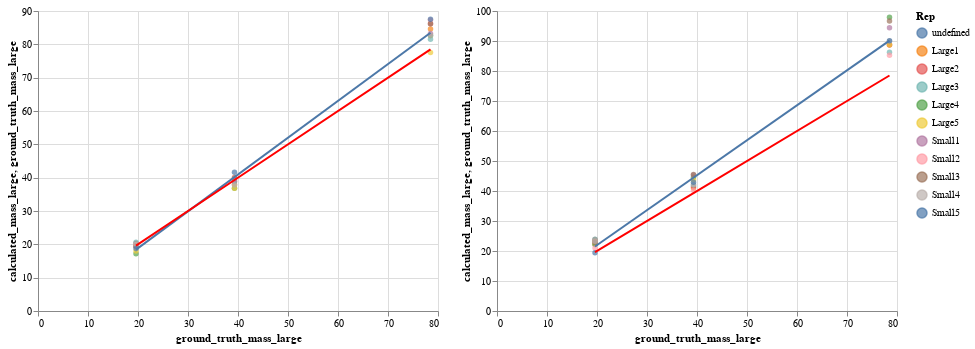

Here is the notebook cell this chart was saved with:
### Code cell
PP2_large = chart_plot_large(PP2)
PP3_large = chart_plot_large(PP3)
PP2_large | PP3_large

### Figure 1 — Vega-Lite specification as saved in the notebook (floating-point values rounded to 4 significant figures)
{"config": {"view": {"continuousWidth": 400, "continuousHeight": 300}}, "hconcat": [{"layer": [{"mark": "circle", "encoding": {"color": {"type": "nominal", "field": "Rep"}, "tooltip": [{"type": "quantitative", "field": "ground_truth_volume_large"}, {"type": "quantitative", "field": "calculated_volume_large"}, {"type": "nominal", "field": "Rep"}], "x": {"type": "quantitative", "field": "ground_truth_mass_large"}, "y": {"type": "quantitative", "field": "calculated_mass_large"}}}, {"mark": "line", "encoding": {"color": {"type": "nominal", "field": "Rep"}, "tooltip": [{"type": "quantitative", "field": "ground_truth_volume_large"}, {"type": "quantitative", "field": "calculated_volume_large"}, {"type": "nominal", "field": "Rep"}], "x": {"type": "quantitative", "field": "ground_truth_mass_large"}, "y": {"type": "quantitative", "field": "calculated_mass_large"}}, "transform": [{"on": "ground_truth_mass_large", "regression": "calculated_mass_large", "method": "linear"}]}, {"mark": {"type": "line", "color": "red"}, "encoding": {"x": {"type": "quantitative", "field": "ground_truth_mass_large"}, "y": {"type": "quantitative", "field": "ground_truth_mass_large"}}}], "data": {"name": "data-06812c7701d94fb02baf5d9dd1ad3a30"}}, {"layer": [{"mark": "circle", "encoding": {"color": {"type": "nominal", "field": "Rep"}, "tooltip": [{"type": "quantitative", "field": "ground_truth_volume_large"}, {"type": "quantitative", "field": "calculated_volume_large"}, {"type": "nominal", "field": "Rep"}], "x": {"type": "quantitative", "field": "ground_truth_mass_large"}, "y": {"type": "quantitative", "field": "calculated_mass_large"}}}, {"mark": "line", "encoding": {"color": {"type": "nominal", "field": "Rep"}, "tooltip": [{"type": "quantitative", "field": "ground_truth_volume_large"}, {"type": "quantitative", "field": "calculated_volume_large"}, {"type": "nominal", "field": "Rep"}], "x": {"type": "quantitative", "field": "ground_truth_mass_large"}, "y": {"type": "quantitative", "field": "calculated_mass_large"}}, "transform": [{"on": "ground_truth_mass_large", "regression": "calculated_mass_large", "method": "linear"}]}, {"mark": {"type": "line", "color": "red"}, "encoding": {"x": {"type": "quantitative", "field": "ground_truth_mass_large"}, "y": {"type": "quantitative", "field": "ground_truth_mass_large"}}}], "data": {"name": "data-29f836ef7b03879444176699dbf3efbd"}}], "$schema": "https://vega.github.io/schema/vega-lite/v4.8.1.json", "datasets": {"data-06812c7701d94fb02baf5d9dd1ad3a30": [{"inserts": "Low Density", "ground_truth_volume_large": 98.2, "calculated_volume_large": 96.87, "ground_truth_volume_medium": 21.2, "calculated_volume_medium": 22.93, "ground_truth_volume_small": 0.8, "calculated_volume_small": 0.506, "ground_truth_mass_large": 19.6, "calculated_mass_large": 19.37, "ground_truth_mass_medium": 4.2, "calculated_mass_medium": 4.587, "ground_truth_mass_small": 0.2, "calculated_mass_small": 0.1012, "Rep": "Large1"}, {"inserts": "Medium Density", "ground_truth_volume_large": 98.2, "calculated_volume_large": 94.94, "ground_truth_volume_medium": 21.2, "calculated_volume_medium": 16.15, "ground_truth_volume_small": 0.8, "calculated_volume_small": 0.0, "ground_truth_mass_large": 39.3, "calculated_mass_large": 37.98, "ground_truth_mass_medium": 8.5, "calculated_mass_medium": 6.461, "ground_truth_mass_small": 0.3, "calculated_mass_small": 0.0, "Rep": "Large1"}, {"inserts": "High Density", "ground_truth_volume_large": 98.2, "calculated_volume_large": 105.7, "ground_truth_volume_medium": 21.2, "calculated_volume_medium": 18.25, "ground_truth_volume_small": 0.8, "calculated_volume_small": 0.7718, "ground_truth_mass_large": 78.5, "calculated_mass_large": 84.58, "ground_truth_mass_medium": 17.0, "calculated_mass_medium": 14.6, "ground_truth_mass_small": 0.6, "calculated_mass_small": 0.6174, "Rep": "Large1"}, {"inserts": "Low Density", "ground_truth_volume_large": 98.2, "calculated_volume_large": 101.7, "ground_truth_volume_medium": 21.2, "calculated_volume_medium": 22.47, "ground_truth_volume_small": 0.8, "calculated_volume_small": 0.1434, "ground_truth_mass_large": 19.6, "calculated_mass_large": 20.34, "ground_truth_mass_medium": 4.2, "calculated_mass_medium": 4.494, "ground_truth_mass_small": 0.2, "calculated_mass_small": 0.02867, "Rep": "Large2"}, {"inserts": "Medium Density", "ground_truth_volume_large": 98.2, "calculated_volume_large": 97.1, "ground_truth_volume_medium": 21.2, "calculated_volume_medium": 16.93, "ground_truth_volume_small": 0.8, "calculated_volume_small": 0.3074, "ground_truth_mass_large": 39.3, "calculated_mass_large": 38.84, "ground_truth_mass_medium": 8.5, "calculated_mass_medium": 6.773, "ground_truth_mass_small": 0.3, "calculated_mass_small": 0.1229, "Rep": "Large2"}, {"inserts": "High Density", "ground_truth_volume_large": 98.2, "calculated_volume_large": 107.7, "ground_truth_volume_medium": 21.2, "calculated_volume_medium": 18.65, "ground_truth_volume_small": 0.8, "calculated_volume_small": 1.363, "ground_truth_mass_large": 78.5, "calculated_mass_large": 86.16, "ground_truth_mass_medium": 17.0, "calculated_mass_medium": 14.92, "ground_truth_mass_small": 0.6, "calculated_mass_small": 1.09, "Rep": "Large2"}, {"inserts": "Low Density", "ground_truth_volume_large": 98.2, "calculated_volume_large": 103.3, "ground_truth_volume_medium": 21.2, "calculated_volume_medium": 23.24, "ground_truth_volume_small": 0.8, "calculated_volume_small": 0.1075, "ground_truth_mass_large": 19.6, "calculated_mass_large": 20.65, "ground_truth_mass_medium": 4.2, "calculated_mass_medium": 4.647, "ground_truth_mass_small": 0.2, "calculated_mass_small": 0.02151, "Rep": "Large3"}, {"inserts": "Medium Density", "ground_truth_volume_large": 98.2, "calculated_volume_large": 96.88, "ground_truth_volume_medium": 21.2, "calculated_volume_medium": 14.61, "ground_truth_volume_small": 0.8, "calculated_volume_small": 0.6587, "ground_truth_mass_large": 39.3, "calculated_mass_large": 38.75, "ground_truth_mass_medium": 8.5, "calculated_mass_medium": 5.843, "ground_truth_mass_small": 0.3, "calculated_mass_small": 0.2635, "Rep": "Large3"}, {"inserts": "High Density", "ground_truth_volume_large": 98.2, "calculated_volume_large": 101.9, "ground_truth_volume_medium": 21.2, "calculated_volume_medium": 18.12, "ground_truth_volume_small": 0.8, "calculated_volume_small": 1.281, "ground_truth_mass_large": 78.5, "calculated_mass_large": 81.52, "ground_truth_mass_medium": 17.0, "calculated_mass_medium": 14.5, "ground_truth_mass_small": 0.6, "calculated_mass_small": 1.024, "Rep": "Large3"}, {"inserts": "Low Density", "ground_truth_volume_large": 98.2, "calculated_volume_large": 85.94, "ground_truth_volume_medium": 21.2, "calculated_volume_medium": 28.15, "ground_truth_volume_small": 0.8, "calculated_volume_small": 0.0, "ground_truth_mass_large": 19.6, "calculated_mass_large": 17.19, "ground_truth_mass_medium": 4.2, "calculated_mass_medium": 5.63, "ground_truth_mass_small": 0.2, "calculated_mass_small": 0.0, "Rep": "Large4"}, {"inserts": "Medium Density", "ground_truth_volume_large": 98.2, "calculated_volume_large": 92.03, "ground_truth_volume_medium": 21.2, "calculated_volume_medium": 15.1, "ground_truth_volume_small": 0.8, "calculated_volume_small": 0.6156, "ground_truth_mass_large": 39.3, "calculated_mass_large": 36.81, "ground_truth_mass_medium": 8.5, "calculated_mass_medium": 6.042, "ground_truth_mass_small": 0.3, "calculated_mass_small": 0.2463, "Rep": "Large4"}, {"inserts": "High Density", "ground_truth_volume_large": 98.2, "calculated_volume_large": 103.3, "ground_truth_volume_medium": 21.2, "calculated_volume_medium": 14.77, "ground_truth_volume_small": 0.8, "calculated_volume_small": 0.5921, "ground_truth_mass_large": 78.5, "calculated_mass_large": 82.63, "ground_truth_mass_medium": 17.0, "calculated_mass_medium": 11.82, "ground_truth_mass_small": 0.6, "calculated_mass_small": 0.4737, "Rep": "Large4"}, {"inserts": "Low Density", "ground_truth_volume_large": 98.2, "calculated_volume_large": 89.89, "ground_truth_volume_medium": 21.2, "calculated_volume_medium": 16.74, "ground_truth_volume_small": 0.8, "calculated_volume_small": 0.6315, "ground_truth_mass_large": 19.6, "calculated_mass_large": 17.98, "ground_truth_mass_medium": 4.2, "calculated_mass_medium": 3.349, "ground_truth_mass_small": 0.2, "calculated_mass_small": 0.1263, "Rep": "Large5"}, {"inserts": "Medium Density", "ground_truth_volume_large": 98.2, "calculated_volume_large": 92.07, "ground_truth_volume_medium": 21.2, "calculated_volume_medium": 19.45, "ground_truth_volume_small": 0.8, "calculated_volume_small": 0.0, "ground_truth_mass_large": 39.3, "calculated_mass_large": 36.83, "ground_truth_mass_medium": 8.5, "calculated_mass_medium": 7.78, "ground_truth_mass_small": 0.3, "calculated_mass_small": 0.0, "Rep": "Large5"}, {"inserts": "High Density", "ground_truth_volume_large": 98.2, "calculated_volume_large": 96.91, "ground_truth_volume_medium": 21.2, "calculated_volume_medium": 18.4, "ground_truth_volume_small": 0.8, "calculated_volume_small": 1.766, "ground_truth_mass_large": 78.5, "calculated_mass_large": 77.53, "ground_truth_mass_medium": 17.0, "calculated_mass_medium": 14.72, "ground_truth_mass_small": 0.6, "calculated_mass_small": 1.413, "Rep": "Large5"}, {"inserts": "Low Density", "ground_truth_volume_large": 98.2, "calculated_volume_large": 97.19, "ground_truth_volume_medium": 21.2, "calculated_volume_medium": 21.81, "ground_truth_volume_small": 0.8, "calculated_volume_small": 0.1902, "ground_truth_mass_large": 19.6, "calculated_mass_large": 19.44, "ground_truth_mass_medium": 4.2, "calculated_mass_medium": 4.362, "ground_truth_mass_small": 0.2, "calculated_mass_small": 0.03804, "Rep": "Small1"}, {"inserts": "Medium Density", "ground_truth_volume_large": 98.2, "calculated_volume_large": 98.41, "ground_truth_volume_medium": 21.2, "calculated_volume_medium": 18.27, "ground_truth_volume_small": 0.8, "calculated_volume_small": 0.4202, "ground_truth_mass_large": 39.3, "calculated_mass_large": 39.36, "ground_truth_mass_medium": 8.5, "calculated_mass_medium": 7.309, "ground_truth_mass_small": 0.3, "calculated_mass_small": 0.1681, "Rep": "Small1"}, {"inserts": "High Density", "ground_truth_volume_large": 98.2, "calculated_volume_large": 104.1, "ground_truth_volume_medium": 21.2, "calculated_volume_medium": 19.66, "ground_truth_volume_small": 0.8, "calculated_volume_small": 0.5464, "ground_truth_mass_large": 78.5, "calculated_mass_large": 83.28, "ground_truth_mass_medium": 17.0, "calculated_mass_medium": 15.73, "ground_truth_mass_small": 0.6, "calculated_mass_small": 0.4371, "Rep": "Small1"}, {"inserts": "Low Density", "ground_truth_volume_large": 98.2, "calculated_volume_large": 99.04, "ground_truth_volume_medium": 21.2, "calculated_volume_medium": 22.89, "ground_truth_volume_small": 0.8, "calculated_volume_small": 0.2292, "ground_truth_mass_large": 19.6, "calculated_mass_large": 19.81, "ground_truth_mass_medium": 4.2, "calculated_mass_medium": 4.578, "ground_truth_mass_small": 0.2, "calculated_mass_small": 0.04584, "Rep": "Small2"}, {"inserts": "Medium Density", "ground_truth_volume_large": 98.2, "calculated_volume_large": 100.4, "ground_truth_volume_medium": 21.2, "calculated_volume_medium": 18.98, "ground_truth_volume_small": 0.8, "calculated_volume_small": 0.2384, "ground_truth_mass_large": 39.3, "calculated_mass_large": 40.16, "ground_truth_mass_medium": 8.5, "calculated_mass_medium": 7.594, "ground_truth_mass_small": 0.3, "calculated_mass_small": 0.09535, "Rep": "Small2"}, {"inserts": "High Density", "ground_truth_volume_large": 98.2, "calculated_volume_large": 109.2, "ground_truth_volume_medium": 21.2, "calculated_volume_medium": 20.32, "ground_truth_volume_small": 0.8, "calculated_volume_small": 0.6208, "ground_truth_mass_large": 78.5, "calculated_mass_large": 87.33, "ground_truth_mass_medium": 17.0, "calculated_mass_medium": 16.26, "ground_truth_mass_small": 0.6, "calculated_mass_small": 0.4967, "Rep": "Small2"}, {"inserts": "Low Density", "ground_truth_volume_large": 98.2, "calculated_volume_large": 97.97, "ground_truth_volume_medium": 21.2, "calculated_volume_medium": 17.48, "ground_truth_volume_small": 0.8, "calculated_volume_small": 0.4138, "ground_truth_mass_large": 19.6, "calculated_mass_large": 19.59, "ground_truth_mass_medium": 4.2, "calculated_mass_medium": 3.496, "ground_truth_mass_small": 0.2, "calculated_mass_small": 0.08275, "Rep": "Small3"}, {"inserts": "Medium Density", "ground_truth_volume_large": 98.2, "calculated_volume_large": 100.0, "ground_truth_volume_medium": 21.2, "calculated_volume_medium": 18.7, "ground_truth_volume_small": 0.8, "calculated_volume_small": 0.05777, "ground_truth_mass_large": 39.3, "calculated_mass_large": 40.02, "ground_truth_mass_medium": 8.5, "calculated_mass_medium": 7.478, "ground_truth_mass_small": 0.3, "calculated_mass_small": 0.02311, "Rep": "Small3"}, {"inserts": "High Density", "ground_truth_volume_large": 98.2, "calculated_volume_large": 107.7, "ground_truth_volume_medium": 21.2, "calculated_volume_medium": 18.32, "ground_truth_volume_small": 0.8, "calculated_volume_small": 0.3872, "ground_truth_mass_large": 78.5, "calculated_mass_large": 86.14, "ground_truth_mass_medium": 17.0, "calculated_mass_medium": 14.66, "ground_truth_mass_small": 0.6, "calculated_mass_small": 0.3098, "Rep": "Small3"}, {"inserts": "Low Density", "ground_truth_volume_large": 98.2, "calculated_volume_large": 99.26, "ground_truth_volume_medium": 21.2, "calculated_volume_medium": 18.66, "ground_truth_volume_small": 0.8, "calculated_volume_small": 0.1594, "ground_truth_mass_large": 19.6, "calculated_mass_large": 19.85, "ground_truth_mass_medium": 4.2, "calculated_mass_medium": 3.731, "ground_truth_mass_small": 0.2, "calculated_mass_small": 0.03189, "Rep": "Small4"}, {"inserts": "Medium Density", "ground_truth_volume_large": 98.2, "calculated_volume_large": 94.44, "ground_truth_volume_medium": 21.2, "calculated_volume_medium": 17.64, "ground_truth_volume_small": 0.8, "calculated_volume_small": 0.0, "ground_truth_mass_large": 39.3, "calculated_mass_large": 37.78, "ground_truth_mass_medium": 8.5, "calculated_mass_medium": 7.058, "ground_truth_mass_small": 0.3, "calculated_mass_small": 0.0, "Rep": "Small4"}, {"inserts": "High Density", "ground_truth_volume_large": 98.2, "calculated_volume_large": 103.4, "ground_truth_volume_medium": 21.2, "calculated_volume_medium": 18.13, "ground_truth_volume_small": 0.8, "calculated_volume_small": 0.8635, "ground_truth_mass_large": 78.5, "calculated_mass_large": 82.68, "ground_truth_mass_medium": 17.0, "calculated_mass_medium": 14.5, "ground_truth_mass_small": 0.6, "calculated_mass_small": 0.6908, "Rep": "Small4"}, {"inserts": "Low Density", "ground_truth_volume_large": 98.2, "calculated_volume_large": 93.72, "ground_truth_volume_medium": 21.2, "calculated_volume_medium": 20.03, "ground_truth_volume_small": 0.8, "calculated_volume_small": 0.468, "ground_truth_mass_large": 19.6, "calculated_mass_large": 18.74, "ground_truth_mass_medium": 4.2, "calculated_mass_medium": 4.006, "ground_truth_mass_small": 0.2, "calculated_mass_small": 0.09361, "Rep": "Small5"}, {"inserts": "Medium Density", "ground_truth_volume_large": 98.2, "calculated_volume_large": 104.0, "ground_truth_volume_medium": 21.2, "calculated_volume_medium": 18.36, "ground_truth_volume_small": 0.8, "calculated_volume_small": 0.0, "ground_truth_mass_large": 39.3, "calculated_mass_large": 41.6, "ground_truth_mass_medium": 8.5, "calculated_mass_medium": 7.344, "ground_truth_mass_small": 0.3, "calculated_mass_small": 0.0, "Rep": "Small5"}, {"inserts": "High Density", "ground_truth_volume_large": 98.2, "calculated_volume_large": 109.4, "ground_truth_volume_medium": 21.2, "calculated_volume_medium": 19.31, "ground_truth_volume_small": 0.8, "calculated_volume_small": 0.6122, "ground_truth_mass_large": 78.5, "calculated_mass_large": 87.55, "ground_truth_mass_medium": 17.0, "calculated_mass_medium": 15.45, "ground_truth_mass_small": 0.6, "calculated_mass_small": 0.4898, "Rep": "Small5"}], "data-29f836ef7b03879444176699dbf3efbd": [{"inserts": "Low Density", "ground_truth_volume_large": 98.2, "calculated_volume_large": 111.8, "ground_truth_volume_medium": 21.2, "calculated_volume_medium": 26.49, "ground_truth_volume_small": 0.8, "calculated_volume_small": 0.531, "ground_truth_mass_large": 19.6, "calculated_mass_large": 22.35, "ground_truth_mass_medium": 4.2, "calculated_mass_medium": 5.297, "ground_truth_mass_small": 0.2, "calculated_mass_small": 0.1062, "Rep": "Large1"}, {"inserts": "Medium Density", "ground_truth_volume_large": 98.2, "calculated_volume_large": 102.5, "ground_truth_volume_medium": 21.2, "calculated_volume_medium": 17.45, "ground_truth_volume_small": 0.8, "calculated_volume_small": 0.0, "ground_truth_mass_large": 39.3, "calculated_mass_large": 41.0, "ground_truth_mass_medium": 8.5, "calculated_mass_medium": 6.982, "ground_truth_mass_small": 0.3, "calculated_mass_small": 0.0, "Rep": "Large1"}, {"inserts": "High Density", "ground_truth_volume_large": 98.2, "calculated_volume_large": 110.9, "ground_truth_volume_medium": 21.2, "calculated_volume_medium": 19.16, "ground_truth_volume_small": 0.8, "calculated_volume_small": 0.8101, "ground_truth_mass_large": 78.5, "calculated_mass_large": 88.71, "ground_truth_mass_medium": 17.0, "calculated_mass_medium": 15.32, "ground_truth_mass_small": 0.6, "calculated_mass_small": 0.648, "Rep": "Large1"}, {"inserts": "Low Density", "ground_truth_volume_large": 98.2, "calculated_volume_large": 119.3, "ground_truth_volume_medium": 21.2, "calculated_volume_medium": 26.29, "ground_truth_volume_small": 0.8, "calculated_volume_small": 0.1476, "ground_truth_mass_large": 19.6, "calculated_mass_large": 23.85, "ground_truth_mass_medium": 4.2, "calculated_mass_medium": 5.259, "ground_truth_mass_small": 0.2, "calculated_mass_small": 0.02951, "Rep": "Large2"}, {"inserts": "Medium Density", "ground_truth_volume_large": 98.2, "calculated_volume_large": 103.7, "ground_truth_volume_medium": 21.2, "calculated_volume_medium": 18.1, "ground_truth_volume_small": 0.8, "calculated_volume_small": 0.3164, "ground_truth_mass_large": 39.3, "calculated_mass_large": 41.5, "ground_truth_mass_medium": 8.5, "calculated_mass_medium": 7.238, "ground_truth_mass_small": 0.3, "calculated_mass_small": 0.1265, "Rep": "Large2"}, {"inserts": "High Density", "ground_truth_volume_large": 98.2, "calculated_volume_large": 110.8, "ground_truth_volume_medium": 21.2, "calculated_volume_medium": 19.19, "ground_truth_volume_small": 0.8, "calculated_volume_small": 1.403, "ground_truth_mass_large": 78.5, "calculated_mass_large": 88.64, "ground_truth_mass_medium": 17.0, "calculated_mass_medium": 15.35, "ground_truth_mass_small": 0.6, "calculated_mass_small": 1.122, "Rep": "Large2"}, {"inserts": "Low Density", "ground_truth_volume_large": 98.2, "calculated_volume_large": 119.4, "ground_truth_volume_medium": 21.2, "calculated_volume_medium": 26.86, "ground_truth_volume_small": 0.8, "calculated_volume_small": 0.1139, "ground_truth_mass_large": 19.6, "calculated_mass_large": 23.88, "ground_truth_mass_medium": 4.2, "calculated_mass_medium": 5.372, "ground_truth_mass_small": 0.2, "calculated_mass_small": 0.02277, "Rep": "Large3"}, {"inserts": "Medium Density", "ground_truth_volume_large": 98.2, "calculated_volume_large": 105.1, "ground_truth_volume_medium": 21.2, "calculated_volume_medium": 15.88, "ground_truth_volume_small": 0.8, "calculated_volume_small": 0.6973, "ground_truth_mass_large": 39.3, "calculated_mass_large": 42.06, "ground_truth_mass_medium": 8.5, "calculated_mass_medium": 6.352, "ground_truth_mass_small": 0.3, "calculated_mass_small": 0.2789, "Rep": "Large3"}, {"inserts": "High Density", "ground_truth_volume_large": 98.2, "calculated_volume_large": 107.8, "ground_truth_volume_medium": 21.2, "calculated_volume_medium": 19.18, "ground_truth_volume_small": 0.8, "calculated_volume_small": 1.356, "ground_truth_mass_large": 78.5, "calculated_mass_large": 86.25, "ground_truth_mass_medium": 17.0, "calculated_mass_medium": 15.35, "ground_truth_mass_small": 0.6, "calculated_mass_small": 1.085, "Rep": "Large3"}, {"inserts": "Low Density", "ground_truth_volume_large": 98.2, "calculated_volume_large": 110.7, "ground_truth_volume_medium": 21.2, "calculated_volume_medium": 35.68, "ground_truth_volume_small": 0.8, "calculated_volume_small": 0.0, "ground_truth_mass_large": 19.6, "calculated_mass_large": 22.13, "ground_truth_mass_medium": 4.2, "calculated_mass_medium": 7.137, "ground_truth_mass_small": 0.2, "calculated_mass_small": 0.0, "Rep": "Large4"}, {"inserts": "Medium Density", "ground_truth_volume_large": 98.2, "calculated_volume_large": 111.4, "ground_truth_volume_medium": 21.2, "calculated_volume_medium": 18.33, "ground_truth_volume_small": 0.8, "calculated_volume_small": 0.7302, "ground_truth_mass_large": 39.3, "calculated_mass_large": 44.56, "ground_truth_mass_medium": 8.5, "calculated_mass_medium": 7.332, "ground_truth_mass_small": 0.3, "calculated_mass_small": 0.2921, "Rep": "Large4"}, {"inserts": "High Density", "ground_truth_volume_large": 98.2, "calculated_volume_large": 122.4, "ground_truth_volume_medium": 21.2, "calculated_volume_medium": 17.56, "ground_truth_volume_small": 0.8, "calculated_volume_small": 0.7033, "ground_truth_mass_large": 78.5, "calculated_mass_large": 97.88, "ground_truth_mass_medium": 17.0, "calculated_mass_medium": 14.05, "ground_truth_mass_small": 0.6, "calculated_mass_small": 0.5627, "Rep": "Large4"}, {"inserts": "Low Density", "ground_truth_volume_large": 98.2, "calculated_volume_large": 115.8, "ground_truth_volume_medium": 21.2, "calculated_volume_medium": 21.52, "ground_truth_volume_small": 0.8, "calculated_volume_small": 0.7238, "ground_truth_mass_large": 19.6, "calculated_mass_large": 23.16, "ground_truth_mass_medium": 4.2, "calculated_mass_medium": 4.303, "ground_truth_mass_small": 0.2, "calculated_mass_small": 0.1448, "Rep": "Large5"}, {"inserts": "Medium Density", "ground_truth_volume_large": 98.2, "calculated_volume_large": 109.1, "ground_truth_volume_medium": 21.2, "calculated_volume_medium": 22.99, "ground_truth_volume_small": 0.8, "calculated_volume_small": 0.0, "ground_truth_mass_large": 39.3, "calculated_mass_large": 43.64, "ground_truth_mass_medium": 8.5, "calculated_mass_medium": 9.198, "ground_truth_mass_small": 0.3, "calculated_mass_small": 0.0, "Rep": "Large5"}, {"inserts": "High Density", "ground_truth_volume_large": 98.2, "calculated_volume_large": 110.9, "ground_truth_volume_medium": 21.2, "calculated_volume_medium": 21.1, "ground_truth_volume_small": 0.8, "calculated_volume_small": 2.022, "ground_truth_mass_large": 78.5, "calculated_mass_large": 88.75, "ground_truth_mass_medium": 17.0, "calculated_mass_medium": 16.88, "ground_truth_mass_small": 0.6, "calculated_mass_small": 1.618, "Rep": "Large5"}, {"inserts": "Low Density", "ground_truth_volume_large": 98.2, "calculated_volume_large": 115.9, "ground_truth_volume_medium": 21.2, "calculated_volume_medium": 25.95, "ground_truth_volume_small": 0.8, "calculated_volume_small": 0.2158, "ground_truth_mass_large": 19.6, "calculated_mass_large": 23.19, "ground_truth_mass_medium": 4.2, "calculated_mass_medium": 5.191, "ground_truth_mass_small": 0.2, "calculated_mass_small": 0.04316, "Rep": "Small1"}, {"inserts": "Medium Density", "ground_truth_volume_large": 98.2, "calculated_volume_large": 113.3, "ground_truth_volume_medium": 21.2, "calculated_volume_medium": 21.04, "ground_truth_volume_small": 0.8, "calculated_volume_small": 0.4767, "ground_truth_mass_large": 39.3, "calculated_mass_large": 45.32, "ground_truth_mass_medium": 8.5, "calculated_mass_medium": 8.418, "ground_truth_mass_small": 0.3, "calculated_mass_small": 0.1907, "Rep": "Small1"}, {"inserts": "High Density", "ground_truth_volume_large": 98.2, "calculated_volume_large": 118.0, "ground_truth_volume_medium": 21.2, "calculated_volume_medium": 22.3, "ground_truth_volume_small": 0.8, "calculated_volume_small": 0.6198, "ground_truth_mass_large": 78.5, "calculated_mass_large": 94.39, "ground_truth_mass_medium": 17.0, "calculated_mass_medium": 17.84, "ground_truth_mass_small": 0.6, "calculated_mass_small": 0.4959, "Rep": "Small1"}, {"inserts": "Low Density", "ground_truth_volume_large": 98.2, "calculated_volume_large": 105.2, "ground_truth_volume_medium": 21.2, "calculated_volume_medium": 24.31, "ground_truth_volume_small": 0.8, "calculated_volume_small": 0.2236, "ground_truth_mass_large": 19.6, "calculated_mass_large": 21.04, "ground_truth_mass_medium": 4.2, "calculated_mass_medium": 4.862, "ground_truth_mass_small": 0.2, "calculated_mass_small": 0.04472, "Rep": "Small2"}, {"inserts": "Medium Density", "ground_truth_volume_large": 98.2, "calculated_volume_large": 100.5, "ground_truth_volume_medium": 21.2, "calculated_volume_medium": 18.99, "ground_truth_volume_small": 0.8, "calculated_volume_small": 0.2326, "ground_truth_mass_large": 39.3, "calculated_mass_large": 40.18, "ground_truth_mass_medium": 8.5, "calculated_mass_medium": 7.597, "ground_truth_mass_small": 0.3, "calculated_mass_small": 0.09302, "Rep": "Small2"}, {"inserts": "High Density", "ground_truth_volume_large": 98.2, "calculated_volume_large": 106.5, "ground_truth_volume_medium": 21.2, "calculated_volume_medium": 19.83, "ground_truth_volume_small": 0.8, "calculated_volume_small": 0.6057, "ground_truth_mass_large": 78.5, "calculated_mass_large": 85.23, "ground_truth_mass_medium": 17.0, "calculated_mass_medium": 15.86, "ground_truth_mass_small": 0.6, "calculated_mass_small": 0.4846, "Rep": "Small2"}, {"inserts": "Low Density", "ground_truth_volume_large": 98.2, "calculated_volume_large": 114.9, "ground_truth_volume_medium": 21.2, "calculated_volume_medium": 20.49, "ground_truth_volume_small": 0.8, "calculated_volume_small": 0.4651, "ground_truth_mass_large": 19.6, "calculated_mass_large": 22.98, "ground_truth_mass_medium": 4.2, "calculated_mass_medium": 4.099, "ground_truth_mass_small": 0.2, "calculated_mass_small": 0.09303, "Rep": "Small3"}, {"inserts": "Medium Density", "ground_truth_volume_large": 98.2, "calculated_volume_large": 113.9, "ground_truth_volume_medium": 21.2, "calculated_volume_medium": 21.27, "ground_truth_volume_small": 0.8, "calculated_volume_small": 0.06495, "ground_truth_mass_large": 39.3, "calculated_mass_large": 45.54, "ground_truth_mass_medium": 8.5, "calculated_mass_medium": 8.51, "ground_truth_mass_small": 0.3, "calculated_mass_small": 0.02598, "Rep": "Small3"}, {"inserts": "High Density", "ground_truth_volume_large": 98.2, "calculated_volume_large": 120.8, "ground_truth_volume_medium": 21.2, "calculated_volume_medium": 20.59, "ground_truth_volume_small": 0.8, "calculated_volume_small": 0.4353, "ground_truth_mass_large": 78.5, "calculated_mass_large": 96.66, "ground_truth_mass_medium": 17.0, "calculated_mass_medium": 16.47, "ground_truth_mass_small": 0.6, "calculated_mass_small": 0.3482, "Rep": "Small3"}, {"inserts": "Low Density", "ground_truth_volume_large": 98.2, "calculated_volume_large": 116.3, "ground_truth_volume_medium": 21.2, "calculated_volume_medium": 21.85, "ground_truth_volume_small": 0.8, "calculated_volume_small": 0.1737, "ground_truth_mass_large": 19.6, "calculated_mass_large": 23.26, "ground_truth_mass_medium": 4.2, "calculated_mass_medium": 4.369, "ground_truth_mass_small": 0.2, "calculated_mass_small": 0.03474, "Rep": "Small4"}, {"inserts": "Medium Density", "ground_truth_volume_large": 98.2, "calculated_volume_large": 105.2, "ground_truth_volume_medium": 21.2, "calculated_volume_medium": 19.64, "ground_truth_volume_small": 0.8, "calculated_volume_small": 0.0, "ground_truth_mass_large": 39.3, "calculated_mass_large": 42.06, "ground_truth_mass_medium": 8.5, "calculated_mass_medium": 7.857, "ground_truth_mass_small": 0.3, "calculated_mass_small": 0.0, "Rep": "Small4"}, {"inserts": "High Density", "ground_truth_volume_large": 98.2, "calculated_volume_large": 112.5, "ground_truth_volume_medium": 21.2, "calculated_volume_medium": 19.75, "ground_truth_volume_small": 0.8, "calculated_volume_small": 0.9404, "ground_truth_mass_large": 78.5, "calculated_mass_large": 90.01, "ground_truth_mass_medium": 17.0, "calculated_mass_medium": 15.8, "ground_truth_mass_small": 0.6, "calculated_mass_small": 0.7524, "Rep": "Small4"}, {"inserts": "Low Density", "ground_truth_volume_large": 98.2, "calculated_volume_large": 97.1, "ground_truth_volume_medium": 21.2, "calculated_volume_medium": 20.74, "ground_truth_volume_small": 0.8, "calculated_volume_small": 0.4817, "ground_truth_mass_large": 19.6, "calculated_mass_large": 19.42, "ground_truth_mass_medium": 4.2, "calculated_mass_medium": 4.148, "ground_truth_mass_small": 0.2, "calculated_mass_small": 0.09633, "Rep": "Small5"}, {"inserts": "Medium Density", "ground_truth_volume_large": 98.2, "calculated_volume_large": 107.2, "ground_truth_volume_medium": 21.2, "calculated_volume_medium": 18.93, "ground_truth_volume_small": 0.8, "calculated_volume_small": 0.0, "ground_truth_mass_large": 39.3, "calculated_mass_large": 42.88, "ground_truth_mass_medium": 8.5, "calculated_mass_medium": 7.572, "ground_truth_mass_small": 0.3, "calculated_mass_small": 0.0, "Rep": "Small5"}, {"inserts": "High Density", "ground_truth_volume_large": 98.2, "calculated_volume_large": 112.6, "ground_truth_volume_medium": 21.2, "calculated_volume_medium": 19.88, "ground_truth_volume_small": 0.8, "calculated_volume_small": 0.6301, "ground_truth_mass_large": 78.5, "calculated_mass_large": 90.07, "ground_truth_mass_medium": 17.0, "calculated_mass_medium": 15.9, "ground_truth_mass_small": 0.6, "calculated_mass_small": 0.5041, "Rep": "Small5"}]}}
